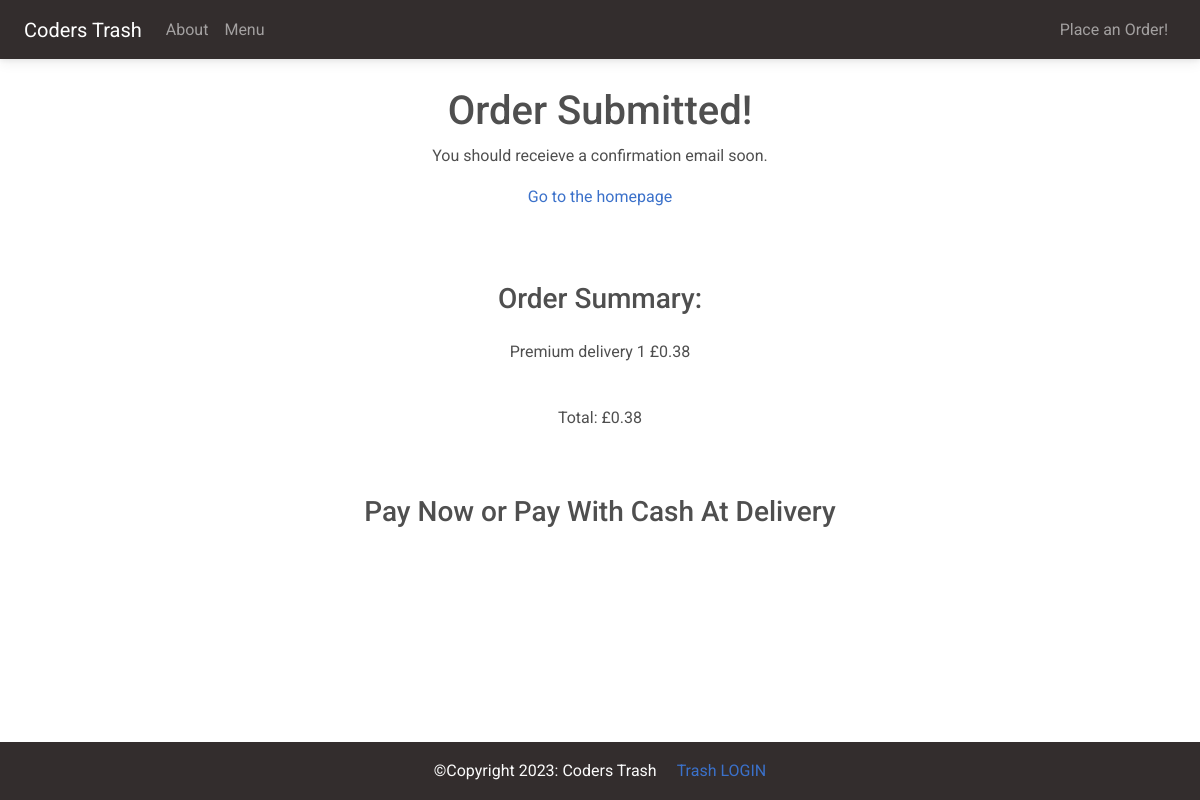
/order-confirmation/4, run on the app's committed database.
### client/models.py (models this page shows, shortened)
class MenuItem(models.Model):
    name = models.CharField(max_length=100)
    description = models.TextField()
    image = models.ImageField(upload_to='menu_images/')
    price = models.DecimalField(max_digits=5, decimal_places=2)
    category = models.ManyToManyField('Category', related_name='item')

class OrderModel(models.Model):
    created_on = models.DateTimeField(auto_now_add=True)
    price = models.DecimalField(max_digits=7, decimal_places=2)
    items = models.ManyToManyField('MenuItem', related_name='order', blank=True)
    name = models.CharField(max_length=50, blank=True)
    email = models.CharField(max_length=50, blank=True)
    street = models.CharField(max_length=50, blank=True)
    city = models.CharField(max_length=50, blank=True)
    state = models.CharField(max_length=15, blank=True)
    zip_code = models.IntegerField(blank=True, null=True)
    is_paid = models.BooleanField(default=False)
    is_shipped = models.BooleanField(default=False)

### client/views.py (the view, shortened to what this page needs)
# urls.py: path('order-confirmation/<int:pk>', OrderConfirmation.as_view(), name='order-confirmation'),
class OrderConfirmation(View):
    def get(self, request, pk, *args, **kwargs):
        order = OrderModel.objects.get(pk=pk)
        context = {
            'pk': order.pk,
            'items': order.items,
            'price': order.price,
        }
        return render(request, 'client/order_confirmation.html', context)

### client/templates/client/order_confirmation.html (shortened to what this page needs)
{% extends 'client/base.html' %}
{% block content %}
<div class="container mb-5">
  <div class="row justify-content-center mt-1">
    <div class="col-md-5 col-sm-12 p-4 text-center">
      <h1>Order Submitted!</h1>
      <p>You should receieve a confirmation email soon.</p>
      <a href="{% url 'index' %}">Go to the homepage</a>
    </div>
  </div>
  <div class="row justify-content-center mt-5">
    <div class="col-md-5 col-sm-12 text-center">
      <h3 class="pb-3">Order Summary:</h3>
      {% for item in items.all %}
      <p>{{ item.name }} <span class="pl-3">£{{ item.price }}</span></p>
      {% endfor %}
      <p class="font-weight-bold pt-4">Total: £{{ price }}</p>
    </div>
    <div class="row justify-content-center pt-5 pb-2">
      <div class="col-md-6 text-center">
        <h3>Pay Now or Pay With Cash At Delivery</h3>
      </div>
    </div>
    <div class="row justify-content-center pb-5">
    </div>
  </div>
</div>
{% endblock content %}

### data on the page
MenuItem: name "Premium delivery 1", price "0.38"
OrderModel: price "0.38"
